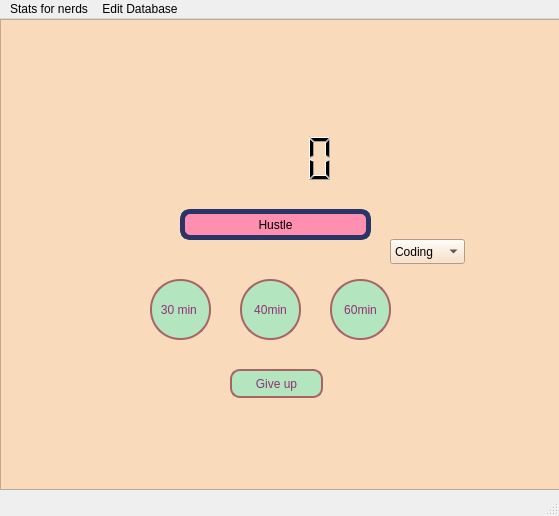
<?xml version="1.0" encoding="UTF-8"?>
<ui version="4.0">
 <class>MainWindow</class>
 <widget class="QMainWindow" name="MainWindow">
  <property name="geometry">
   <rect>
    <x>0</x>
    <y>0</y>
    <width>559</width>
    <height>516</height>
   </rect>
  </property>
  <property name="windowTitle">
   <string>MainWindow</string>
  </property>
  <widget class="QWidget" name="centralwidget">
   <widget class="QFrame" name="frame">
    <property name="geometry">
     <rect>
      <x>0</x>
      <y>0</y>
      <width>571</width>
      <height>471</height>
     </rect>
    </property>
    <property name="maximumSize">
     <size>
      <width>1000</width>
      <height>16777215</height>
     </size>
    </property>
    <property name="autoFillBackground">
     <bool>false</bool>
    </property>
    <property name="styleSheet">
     <string notr="true">background-color:#F9DBBB;
</string>
    </property>
    <property name="frameShape">
     <enum>QFrame::StyledPanel</enum>
    </property>
    <property name="frameShadow">
     <enum>QFrame::Raised</enum>
    </property>
    <widget class="QPushButton" name="button_40">
     <property name="geometry">
      <rect>
       <x>240</x>
       <y>260</y>
       <width>61</width>
       <height>61</height>
      </rect>
     </property>
     <property name="styleSheet">
      <string notr="true">background-color:#B3E5BE;
border-radius:30px;
color:#913175;
border:2px solid #A86464;
</string>
     </property>
     <property name="text">
      <string>40min</string>
     </property>
    </widget>
    <widget class="QPushButton" name="button_30">
     <property name="geometry">
      <rect>
       <x>150</x>
       <y>260</y>
       <width>61</width>
       <height>61</height>
      </rect>
     </property>
     <property name="autoFillBackground">
      <bool>false</bool>
     </property>
     <property name="styleSheet">
      <string notr="true">background-color:#B3E5BE;
border-radius:30px;
color:#913175;
border:2px solid #A86464;





</string>
     </property>
     <property name="text">
      <string>30 min </string>
     </property>
    </widget>
    <widget class="QPushButton" name="button_60">
     <property name="geometry">
      <rect>
       <x>330</x>
       <y>260</y>
       <width>61</width>
       <height>61</height>
      </rect>
     </property>
     <property name="styleSheet">
      <string notr="true">background-color:#B3E5BE;
border-radius:30px;
color:#913175;
border:2px solid #A86464;
</string>
     </property>
     <property name="text">
      <string>60min</string>
     </property>
    </widget>
    <widget class="QLabel" name="label">
     <property name="geometry">
      <rect>
       <x>180</x>
       <y>190</y>
       <width>191</width>
       <height>31</height>
      </rect>
     </property>
     <property name="layoutDirection">
      <enum>Qt::LeftToRight</enum>
     </property>
     <property name="styleSheet">
      <string notr="true">background-color:#FF8FB1;
text-align:right;
color:black;
border-radius:10px;
border:5px solid #2B3467;

</string>
     </property>
     <property name="text">
      <string>Hustle</string>
     </property>
     <property name="alignment">
      <set>Qt::AlignCenter</set>
     </property>
     <property name="wordWrap">
      <bool>false</bool>
     </property>
    </widget>
    <widget class="QPushButton" name="Stop">
     <property name="geometry">
      <rect>
       <x>230</x>
       <y>350</y>
       <width>93</width>
       <height>29</height>
      </rect>
     </property>
     <property name="styleSheet">
      <string notr="true">background-color:#B3E5BE;
border-radius:10px;
color:#913175
;border:2px solid #A86464;


</string>
     </property>
     <property name="text">
      <string>Give up</string>
     </property>
    </widget>
    <widget class="QComboBox" name="comboBox">
     <property name="geometry">
      <rect>
       <x>390</x>
       <y>220</y>
       <width>75</width>
       <height>25</height>
      </rect>
     </property>
     <item>
      <property name="text">
       <string>Coding</string>
      </property>
     </item>
     <item>
      <property name="text">
       <string notr="true">Study</string>
      </property>
     </item>
     <item>
      <property name="text">
       <string>Reading</string>
      </property>
     </item>
     <item>
      <property name="text">
       <string>Nap</string>
      </property>
     </item>
    </widget>
    <widget class="QLCDNumber" name="lcdNumber">
     <property name="geometry">
      <rect>
       <x>100</x>
       <y>90</y>
       <width>239</width>
       <height>99</height>
      </rect>
     </property>
     <property name="focusPolicy">
      <enum>Qt::NoFocus</enum>
     </property>
     <property name="layoutDirection">
      <enum>Qt::LeftToRight</enum>
     </property>
     <property name="styleSheet">
      <string notr="true">padding: 2px; 
text-align: center; 
</string>
     </property>
     <property name="frameShape">
      <enum>QFrame::NoFrame</enum>
     </property>
     <property name="smallDecimalPoint">
      <bool>false</bool>
     </property>
     <property name="digitCount">
      <number>9</number>
     </property>
     <property name="segmentStyle">
      <enum>QLCDNumber::Filled</enum>
     </property>
     <property name="value" stdset="0">
      <double>0.000000000000000</double>
     </property>
    </widget>
   </widget>
  </widget>
  <widget class="QMenuBar" name="menubar">
   <property name="geometry">
    <rect>
     <x>0</x>
     <y>0</y>
     <width>559</width>
     <height>26</height>
    </rect>
   </property>
   <widget class="QMenu" name="menuPast_3_Days">
    <property name="title">
     <string>Stats for nerds</string>
    </property>
    <addaction name="separator"/>
    <addaction name="action3_day"/>
    <addaction name="action7_day"/>
   </widget>
   <widget class="QMenu" name="menuEdit_Database">
    <property name="title">
     <string>Edit Database</string>
    </property>
    <addaction name="actionOpen"/>
   </widget>
   <addaction name="menuPast_3_Days"/>
   <addaction name="menuEdit_Database"/>
  </widget>
  <widget class="QStatusBar" name="statusbar"/>
  <action name="action3_day">
   <property name="text">
    <string>3 days</string>
   </property>
  </action>
  <action name="action7_day">
   <property name="text">
    <string>7 days</string>
   </property>
  </action>
  <action name="actionOpen">
   <property name="text">
    <string>Open</string>
   </property>
  </action>
 </widget>
 <resources/>
 <connections/>
</ui>
